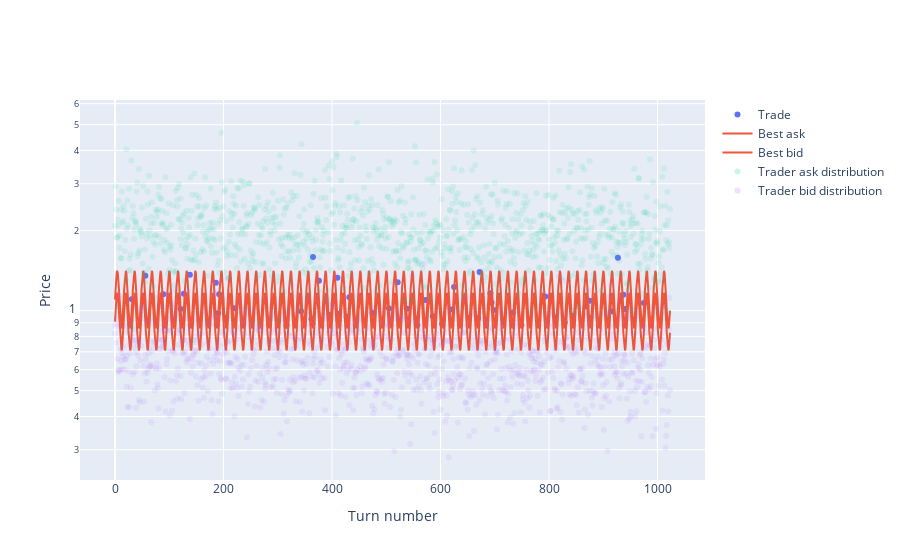

This figure's notebook cell:
### Code cell
trades_plot(turn_results)

### Figure 1 — Plotly figure (JSON) as saved in the notebook; plotly's stock layout.template omitted (floating-point values rounded to 4 significant figures; data arrays with more than 128 entries replaced by an {"elided": "..."} marker saying what was removed)
{"data": [{"marker": {"color": "#636EFA"}, "mode": "markers", "name": "Trade", "type": "scatter", "x": [31, 56, 89, 121, 127, 138, 186, 190, 192, 205, 219, 316, 343, 362, 364, 365, 376, 396, 410, 411, 412, 427, 432, 475, 505, 521, 538, 556, 557, 572, 586, 603, 619, 625, 652, 669, 672, 692, 694, 698, 733, 749, 756, 793, 804, 812, 829, 844, 868, 869, 875, 876, 916, 927, 937, 940, 975], "y": [1.104, 1.352, 1.153, 1.015, 1.158, 1.365, 1.273, 0.9785, 1.153, 0.9407, 1.021, 0.8766, 0.9948, 0.9295, 0.8948, 1.591, 1.295, 0.9633, 1.328, 0.9732, 0.9201, 0.9494, 1.123, 0.98, 1.019, 1.277, 1.016, 0.9349, 0.8821, 1.095, 0.9527, 0.8925, 1.01, 1.228, 0.9384, 0.9355, 1.399, 1.163, 1.074, 1.005, 0.9847, 0.8826, 1.105, 1.131, 1.135, 0.9429, 0.9032, 0.9559, 1.038, 1.041, 1.09, 0.9387, 0.995, 1.581, 1.147, 1.015, 1.068]}, {"marker": {"color": "#EF553B"}, "name": "Best ask", "type": "scatter", "y": {"elided": "1024 float values"}}, {"marker": {"color": "#EF553B"}, "name": "Best bid", "type": "scatter", "y": {"elided": "1024 float values"}}, {"marker": {"color": "#00CC96", "opacity": 0.1}, "mode": "markers", "name": "Trader ask distribution", "type": "scatter", "x": {"elided": "1024 int values"}, "y": {"elided": "1024 float values"}}, {"marker": {"color": "#AB63FA", "opacity": 0.1}, "mode": "markers", "name": "Trader bid distribution", "type": "scatter", "x": {"elided": "1024 int values"}, "y": {"elided": "1024 float values"}}], "layout": {"xaxis": {"title": {"text": "Turn number"}}, "yaxis": {"title": {"text": "Price"}, "type": "log"}}}
